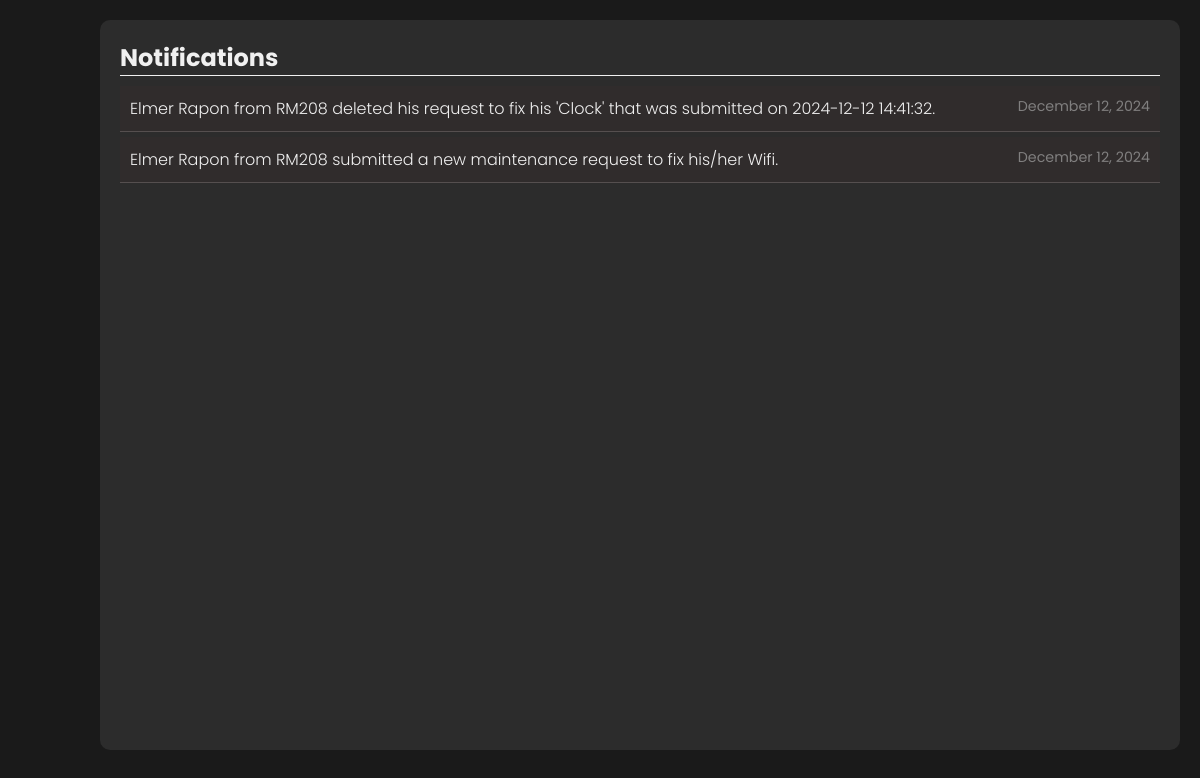
Before: /MANAGEMENT/Notification/notification.php with the older database file.
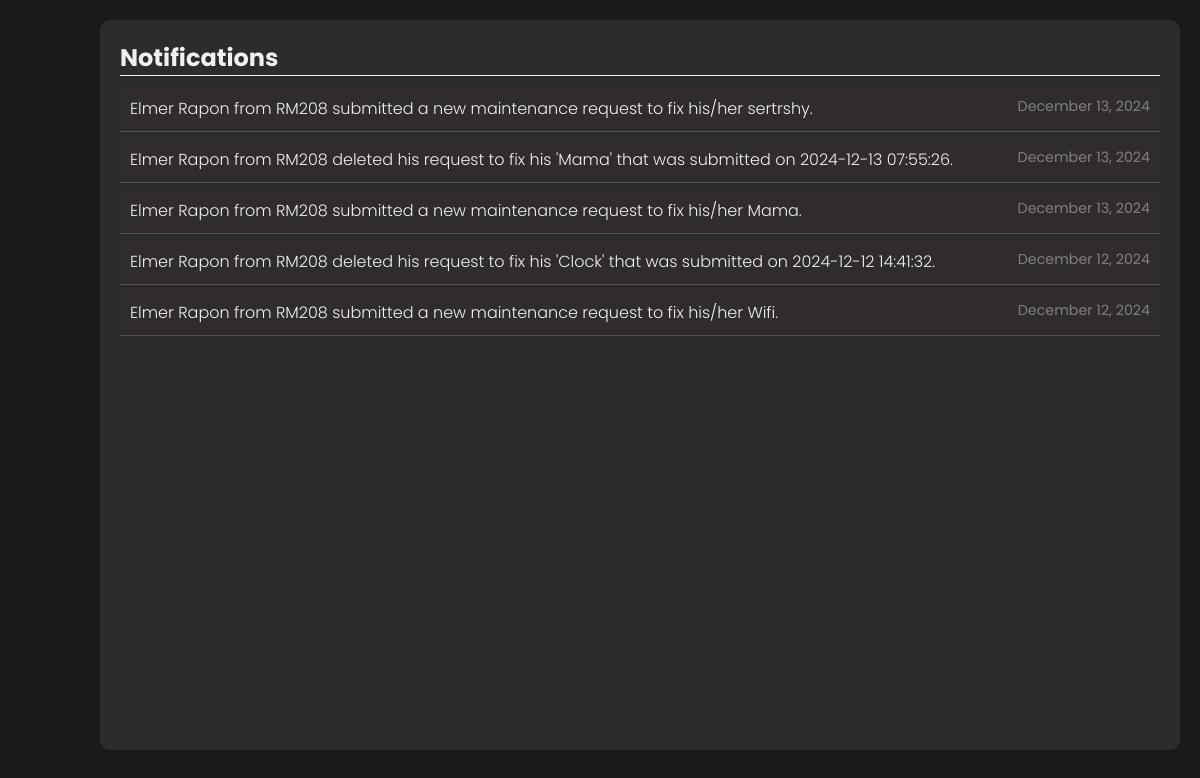
After: the same page with the newer database file.
### tables this page shows
CREATE TABLE `notifications` (
  `not_id` int(11) NOT NULL,
  `user` int(11) NOT NULL,
  `type` varchar(50) NOT NULL,
  `message` text NOT NULL,
  `status` enum('unread','read') DEFAULT 'unread',
  `created_at` datetime DEFAULT current_timestamp(),
  `updated_at` datetime DEFAULT current_timestamp() ON UPDATE current_timestamp()
);

### MANAGEMENT/Notification/notification.php (the view, shortened to what this page needs)
<?php
include_once'../../DATABASE/dbConnector.php';
$sql = "SELECT * FROM notifications WHERE type NOT IN ('MAINTENANCE-ADMIN', 'PAYMENT-ADMIN') ORDER BY created_at DESC";
$result = $conn->query($sql);
?>
<!DOCTYPE html>
<html lang="en">
<head>
    <link rel="stylesheet" href="https://cdnjs.cloudflare.com/ajax/libs/font-awesome/6.0.0-beta3/css/all.min.css">
    <link rel="stylesheet" href="notification.css">
</head>
<body>
    <div class="wrapper">
        <div class="notif-wrapper">
            <h1>Notifications</h1>
            <?php
            if ($result->num_rows > 0) {
                while ($notif = $result->fetch_assoc()) {
                    echo '<div class="notif-container">';
                    echo '<p><span class="data" style="font-weight: 300;">' . htmlspecialchars($notif['message']) . '</span></p>';
                    echo '<span class="date">' . date('F d, Y', strtotime($notif['created_at'])) . '</span>';
                    echo '</div>';
                }
            } else {
                echo '<p>No notifications available.</p>';
            }
            ?>
        </div>
    </div>
</body>
</html>

Changed rows visible on the page:
added notifications: message "Elmer Rapon from RM208 submitted a new maintenance request to fix his/her sertrshy.", created_at "December 13, 2024"
added notifications: message "Elmer Rapon from RM208 deleted his request to fix his 'Mama' that was submitted on 2024-12-13 07:55:26.", created_at "December 13, 2024"
added notifications: message "Elmer Rapon from RM208 submitted a new maintenance request to fix his/her Mama.", created_at "December 13, 2024"
